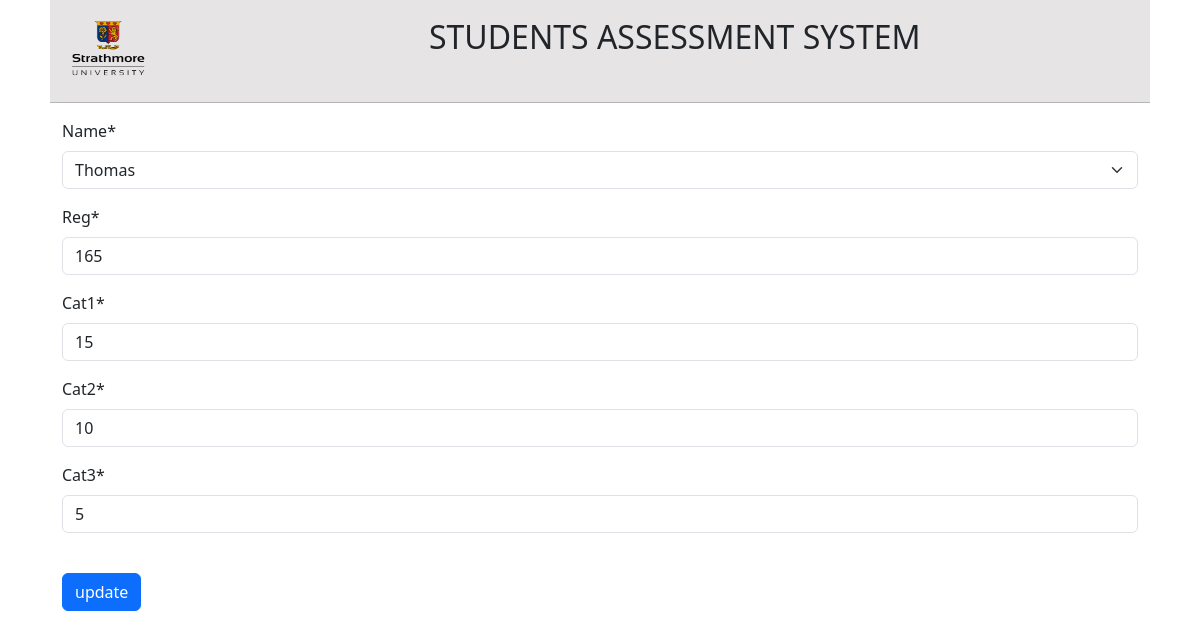
Screenshot of /update/165/ with the database file from the repository.
### users/models.py (models this page shows, shortened)
class Students(models.Model):
    name=models.CharField(max_length=50)
    units=models.ManyToManyField(Units)
    clubs=models.ManyToManyField(Clubs)
    phone_no = models.CharField(verbose_name="Phone number", max_length=10,
    validators=[int_list_validator(sep=''),MinLengthValidator(10),],
    default='07xxx')
    email=models.EmailField(max_length = 254)
    def __str__(self):
        return self.name

class Python(models.Model):
    name=models.OneToOneField(Students, on_delete=models.CASCADE)
    reg=models.IntegerField(default=0,primary_key=True)
    cat1=models.IntegerField(default=0)
    cat2=models.IntegerField(default=0)
    cat3=models.IntegerField(default=0)
    hours=models.IntegerField(default=0)
    prediction=models.CharField(max_length=4,default='NULL')

### student/views.py (the view)
# urls.py: path('update/<str:pk>/',update_view,name='update-view'),
def update_view(request,pk):
    queryset=Python.objects.get(pk=pk)
    form=studentsUpdateForm(instance=queryset)
    if request.method=='POST':
        form=studentsUpdateForm(request.POST,instance=queryset)
        if form.is_valid():
            form.save()
            return redirect('/grades/')
    context={'form':form}
    return render(request,'entry.html',context)

### users/forms.py
class studentsUpdateForm(ModelForm):
    class Meta:
        model=Python
        fields=('name','reg','cat1','cat2','cat3')

### templates/entry.html (shortened to what this page needs)
{%extends 'base.html'%}
{%load static%}
{% load crispy_forms_tags %}
{%block content%}
<form action="" method="POST" autocomplete="off">
    {{form|crispy}}
    <br>
    <button type="submit" class="btn btn-primary">update</button>
</form>
{%endblock content%}

### static/styles.css (style rules this page uses)
body { padding-left: 50px; padding-right: 50px; font-family:'Segoe UI', Tahoma, Geneva, Verdana, sans-serif; }

### rows the page displays
Students: name "Thomas"
Python: reg "165", cat1 "15", cat2 "10", cat3 "5"
